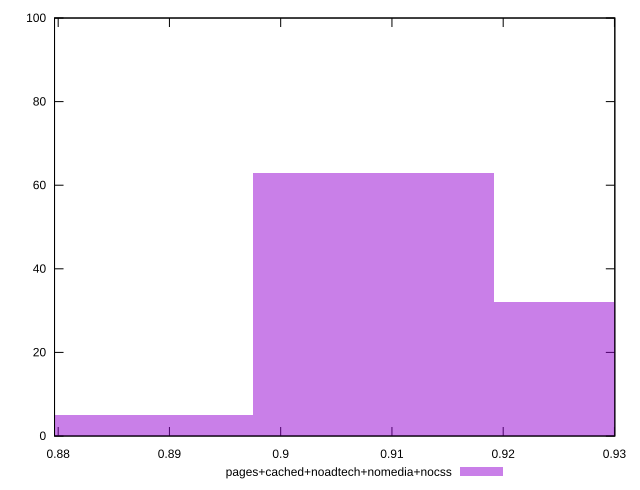

This figure's gnuplot source:
reset

$pagesCachedNoadtechNomediaNocss <<EOF
0.9083670297085472 63
0.9299948161301793 32
0.8867392432869151 5
EOF

set key outside below
set boxwidth 0.021627786421632076
set xrange [0.8796720674882483:0.9300339275443932]
set yrange [0:100]
set trange [0:100]
set style fill transparent solid 0.5 noborder
set terminal svg size 640, 490 enhanced background rgb 'white'
set output "report_00009_2021-02-08T22-37-41.559Z/meta/pScore/comparison/histogram/4_vs_5.svg"

plot $pagesCachedNoadtechNomediaNocss title "pages+cached+noadtech+nomedia+nocss" with boxes

reset
